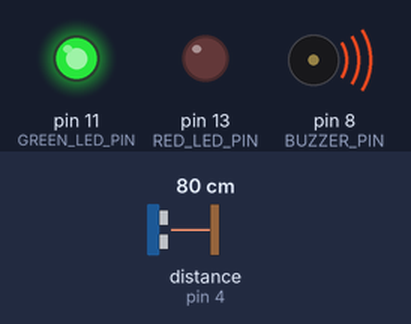
Bench run of a sketch on a simulated Arduino Uno, built with avr-gcc and run on an emulated ATmega328P. Shown: output pins drawn as LEDs (lit = HIGH), buzzer (waves = sounding, pin HIGH). Wiring (inferred from the names in the program): ultrasonic range finder: trigger pin 3; echo pin 4. Inputs (shaded band) come from the test bench; at power-on: distance to the obstacle (sensor on pin 4) 80 cm. The echo pulse lasts 58.3 µs per cm; pins used as bus, display or sensor lines are not drawn; what the sketch prints to the serial monitor is not drawn.

Above: at 1.2 s.
1.3 s: distance to the obstacle (sensor on pin 4) set to 24 cm
4.3 s: distance to the obstacle (sensor on pin 4) set to 19 cm
At 5.4 s:
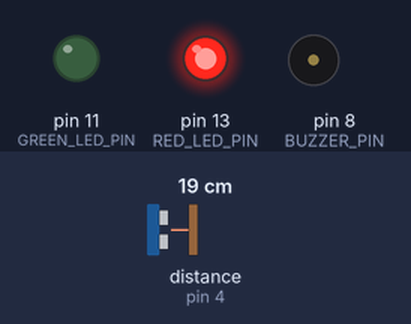
5.9 s: distance to the obstacle (sensor on pin 4) set to 120 cm
At 7.4 s:
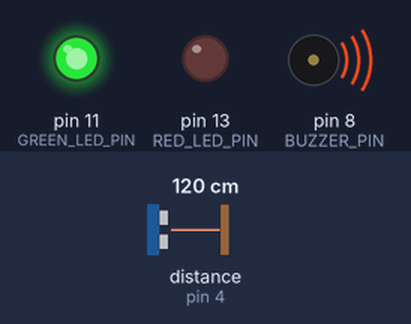
Timing chart, 0 to 8.9 s (numbered marks = the images above; inputs shaded):
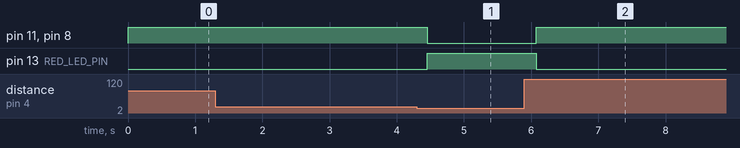

Measured:
- the behaviour switches between 22 and 21 cm on distance to the obstacle (sensor on pin 4) (found by bisection; images 0 and 1)
- after the input at 1.3 s, every drawn part: stays the same
- after the input at 4.3 s, pin 11 (GREEN_LED_PIN), pin 8 (BUZZER_PIN): HIGH → LOW after 0.15 s; pin 13 (RED_LED_PIN): LOW → HIGH after 0.15 s
- after the input at 5.9 s, pin 11 (GREEN_LED_PIN), pin 8 (BUZZER_PIN): LOW → HIGH after 0.17 s; pin 13 (RED_LED_PIN): HIGH → LOW after 0.17 s

The sketch:

Intelligent_Home_Intrusion_Detector_code.ino
```cpp
//https://app.cirkitdesigner.com/project/b979b83e-8428-44e3-8f87-d71818c6e427

#define TRIG_PIN 3
#define ECHO_PIN 4
#define BUZZER_PIN 8
#define RED_LED_PIN 13
#define GREEN_LED_PIN 11

void setup() {
  pinMode(TRIG_PIN, OUTPUT);
  pinMode(ECHO_PIN, INPUT);
  pinMode(BUZZER_PIN, OUTPUT);
  pinMode(RED_LED_PIN, OUTPUT);
  pinMode(GREEN_LED_PIN, OUTPUT);

  Serial.begin(9600);
}

void loop() {
  long duration;
  int distance;

  digitalWrite(TRIG_PIN, LOW);
  delayMicroseconds(2);
  digitalWrite(TRIG_PIN, HIGH);
  delayMicroseconds(10);
  digitalWrite(TRIG_PIN, LOW);

  duration = pulseIn(ECHO_PIN, HIGH);

  distance = duration * 0.034 / 2;

  if (distance == 0) {
    distance = 999;
  }

  Serial.print("Distance = ");
  Serial.print(distance);
  Serial.println(" cm");

  if (distance > 20) {
    digitalWrite(BUZZER_PIN, HIGH);
    digitalWrite(RED_LED_PIN, LOW);
    digitalWrite(GREEN_LED_PIN, HIGH);
    Serial.println("สถานะ: ตรวจพบวัตถุ! (อันตราย)");
  }
  else {
    digitalWrite(BUZZER_PIN, LOW);
    digitalWrite(RED_LED_PIN, HIGH);
    digitalWrite(GREEN_LED_PIN, LOW);
    Serial.println("สถานะ: ปกติ");
  }

  delay(200);
}
```
